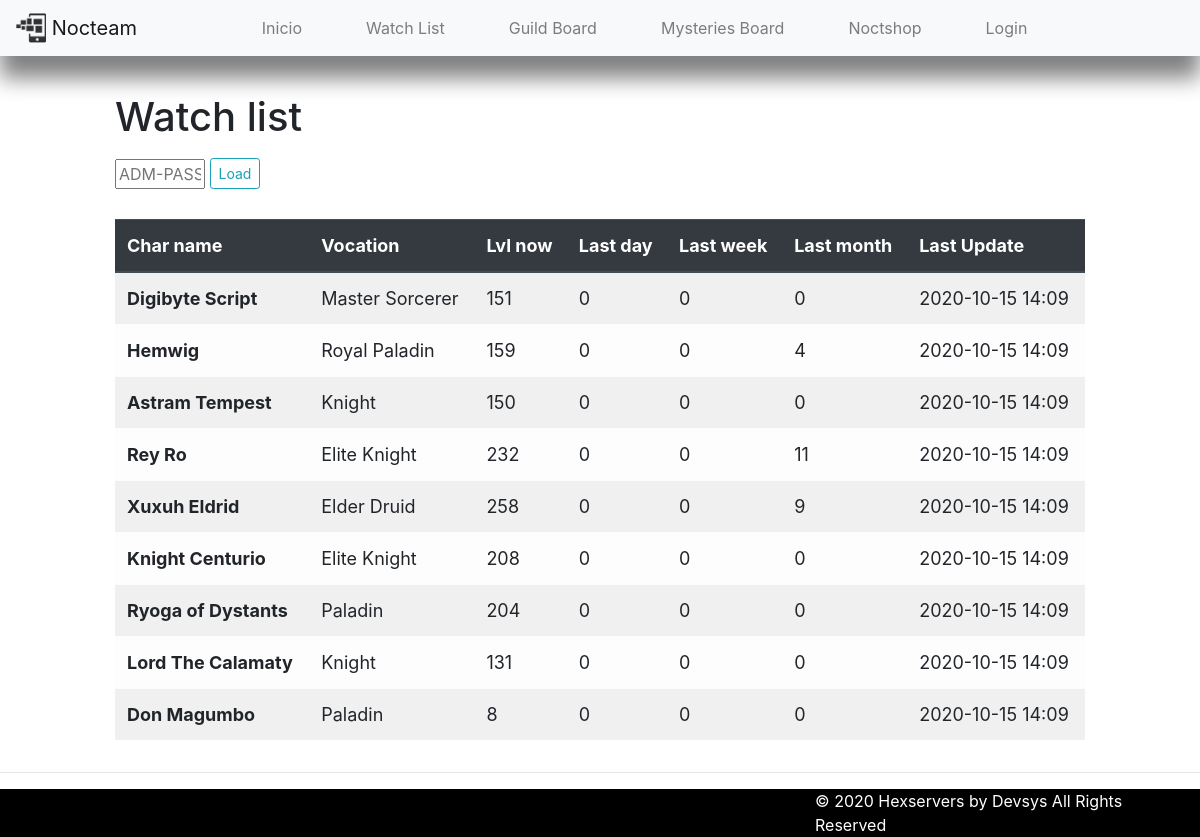
Screenshot of /watchlist/ with the database file from the repository.
### appmain2watchlist/models.py (models this page shows)
class Charfullmatrix(models.Model):
	name = models.CharField(max_length=50)
	vocation = models.CharField(max_length=50)
	levelnow = models.CharField(max_length=50)
	levelday = models.IntegerField(default='0')
	levelweek = models.IntegerField(default='0')
	levelmonth = models.IntegerField(default='0')
	lastupdate = models.CharField(max_length=50)

### appmain2watchlist/views.py (the view)
# urls.py: path('',views.watchlist, name="watchlist"),
def watchlist(request):
	charlist = Charfullmatrix.objects.all()
	return render(request,'watchlist.html',
	{'charlist':charlist})

### app0Bsocial/processors.py (called while the page is built)
def contex_dict(request):
    context = {}
    links = Link.objects.all()
    for link in links:
        context[link.key] = link.url
    return context

### appmain2watchlist/templates/watchlist.html (shortened to what this page needs)
{% extends 'layout.html' %}
{% load static %}
{% block content %}
<div class="e30"></div>
<div class="container-fluid">
	<div class="row">
		<div class="col-md-1"></div>
		<div class="col-md-10 col-12">
			{% include 'c1_chartable.html' %}
		</div>
		<div class="col-md-1"></div>
	</div>
</div>
{% endblock %}

### appmain2watchlist/templates/c1_chartable.html (shortened to what this page needs)
{% load static %}
  <h1 class=""> Watch list </h1>
  <div class="e10"></div>
  <form class="formkey" action="{%url 'webkeywatch'%}" method="POST">
    <input class="input30" name="webkeywatch" placeholder="ADM-PASS"> </input>
    <button class="btn btn-outline-info btn-sm" type="submit" name="button">Load</button>
  </form>
  <div class="e30"></div>
  <table class=
  "rounded table table-striped table-light">
    <thead class="thead-dark">
      <tr>
        <th class="thcharname" scope="col">Char name</th>
        <th scope="col">Vocation</th>
        <th scope="col">Lvl now</th>
        <th scope="col">Last day</th>
        <th scope="col">Last week</th>
        <th scope="col">Last month</th>
        <th scope="col">Last Update</th>
      </tr>
    </thead>
    <tbody>
      {% for char in charlist %}
      <tr>
        <th scope="row">{{char.name}}</th>
        <td>{{char.vocation}}</td>
        <td>{{char.levelnow}}</td>
        <td>{{char.levelday}}</td>
        <td>{{char.levelweek}}</td>
        <td>{{char.levelmonth}}</td>
        <td>{{char.lastupdate}}</td>
      </tr>
      {% endfor %}
    </tbody>
  </table>

### appmain1admin/templates/C1_navbar.html (style rules this page uses)
body { background-color: white; }
.e10 { height:10px; }
.e30 { height:30px; }

### appmain2watchlist/templates/c1_chartable.html (style rules this page uses)
@media (min-width:951px) and (max-width:1228px) { th,td { font-size:18px } }
.btn { margin-top:-5px }
.input30 { width:90px }

### rows the page displays
Charfullmatrix: name "Digibyte Script", vocation "Master Sorcerer", levelnow "151", levelday "0", levelweek "0", levelmonth "0", lastupdate "2020-10-15 14:09"
Charfullmatrix: name "Hemwig", vocation "Royal Paladin", levelnow "159", levelday "0", levelweek "0", levelmonth "4", lastupdate "2020-10-15 14:09"
Charfullmatrix: name "Astram Tempest", vocation "Knight", levelnow "150", levelday "0", levelweek "0", levelmonth "0", lastupdate "2020-10-15 14:09"
Charfullmatrix: name "Rey Ro", vocation "Elite Knight", levelnow "232", levelday "0", levelweek "0", levelmonth "11", lastupdate "2020-10-15 14:09"
Charfullmatrix: name "Xuxuh Eldrid", vocation "Elder Druid", levelnow "258", levelday "0", levelweek "0", levelmonth "9", lastupdate "2020-10-15 14:09"
Charfullmatrix: name "Knight Centurio", vocation "Elite Knight", levelnow "208", levelday "0", levelweek "0", levelmonth "0", lastupdate "2020-10-15 14:09"
Charfullmatrix: name "Ryoga of Dystants", vocation "Paladin", levelnow "204", levelday "0", levelweek "0", levelmonth "0", lastupdate "2020-10-15 14:09"
Charfullmatrix: name "Lord The Calamaty", vocation "Knight", levelnow "131", levelday "0", levelweek "0", levelmonth "0", lastupdate "2020-10-15 14:09"
Charfullmatrix: name "Don Magumbo", vocation "Paladin", levelnow "8", levelday "0", levelweek "0", levelmonth "0", lastupdate "2020-10-15 14:09"
